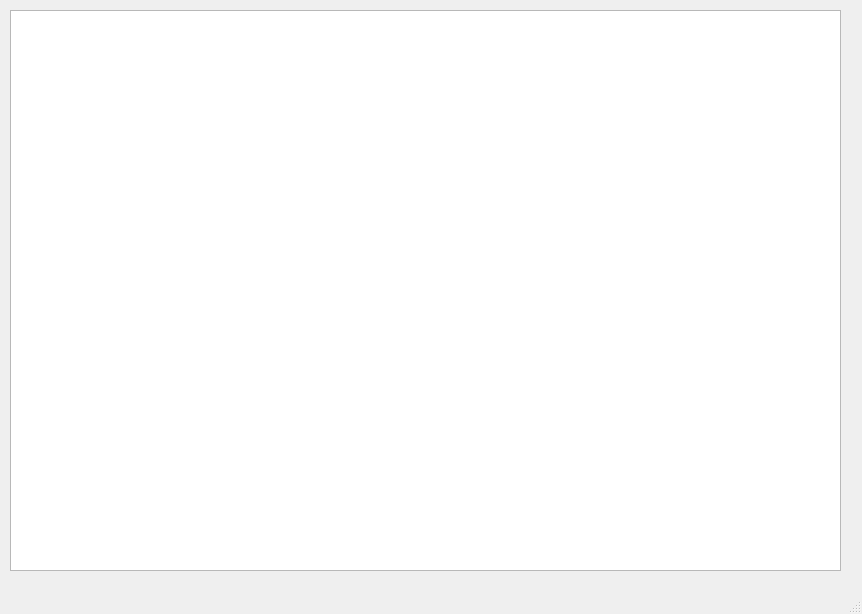
<?xml version="1.0" encoding="UTF-8"?>
<ui version="4.0">
 <class>MainWindow</class>
 <widget class="QMainWindow" name="MainWindow">
  <property name="geometry">
   <rect>
    <x>0</x>
    <y>0</y>
    <width>862</width>
    <height>614</height>
   </rect>
  </property>
  <property name="windowTitle">
   <string>MainWindow</string>
  </property>
  <widget class="QWidget" name="centralwidget">
   <widget class="QTableWidget" name="products_table">
    <property name="geometry">
     <rect>
      <x>10</x>
      <y>10</y>
      <width>831</width>
      <height>561</height>
     </rect>
    </property>
   </widget>
  </widget>
  <widget class="QMenuBar" name="menubar">
   <property name="geometry">
    <rect>
     <x>0</x>
     <y>0</y>
     <width>862</width>
     <height>21</height>
    </rect>
   </property>
  </widget>
  <widget class="QStatusBar" name="statusbar"/>
 </widget>
 <resources/>
 <connections/>
</ui>
